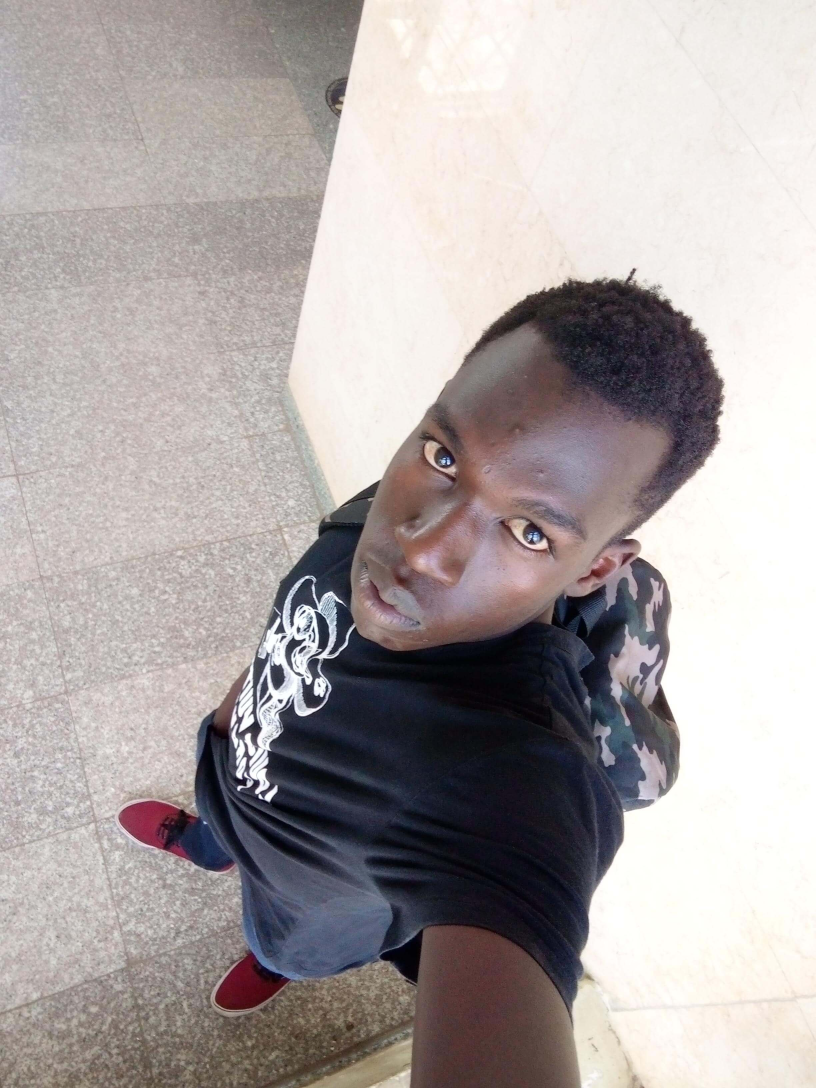
#> input picture images/Profile-image-edit2.jpg, 2448 x 3264 px (shown at 1/3 size)
$ python optimize_profile.py
#> lines starting #> are read from the running program, lines starting #| are printed output that depends on the picture
from PIL import Image, ImageFilter, ExifTags
import os

src = os.path.join('images', 'Profile-image-edit2.jpg')
dst = os.path.join('images', 'Profile-image-edit2.jpg')

print('src exists:', os.path.exists(src))
img = Image.open(src)
#> img is the input picture: PIL image 2448x3264 RGB; mean R, G, B 172.5, 165.3, 164.9
# auto-orient
try:
    ex = img._getexif() or {}
#> ex = 0 items
    orient_k = None
    for k, v in ExifTags.TAGS.items():
        if v == 'Orientation':
            orient_k = k
            break
    orient = ex.get(orient_k, 1)
#> orient = 1
    if orient == 3:
        img = img.rotate(180, expand=True)
    elif orient == 6:
        img = img.rotate(270, expand=True)
    elif orient == 8:
        img = img.rotate(90, expand=True)
except Exception as e:
    print('orient error', e)

# center-crop to square
w, h = img.size
#> w = 2448; h = 3264
minside = min(w, h)
#> minside = 2448
left = (w - minside)//2
#> left = 0
top = (h - minside)//2
#> top = 408
img = img.crop((left, top, left+minside, top+minside))
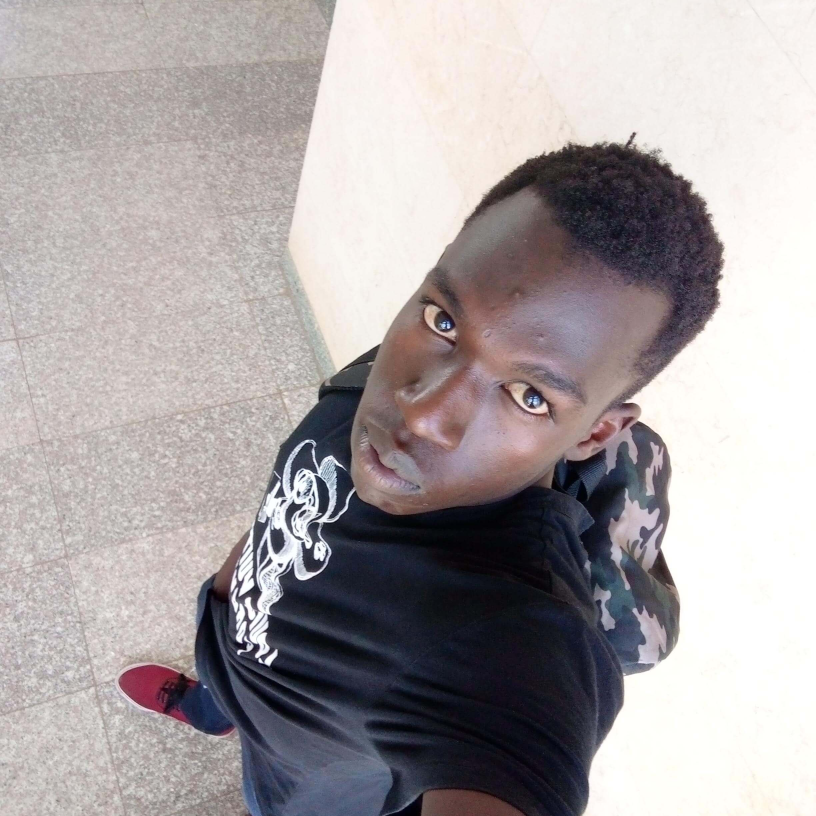
#> img: PIL image 2448x2448 RGB (shown at 1/3 size); mean R, G, B 169, 162.7, 164.1
# resize to 1000px for quality
img = img.resize((1000, 1000), Image.LANCZOS)
#> img: PIL image 1000x1000 RGB
# sharpen
img = img.filter(ImageFilter.UnsharpMask(radius=1, percent=150, threshold=3))
# save
img.save(dst, format='JPEG', quality=88, optimize=True, progressive=True)
orig_size = os.path.getsize(src)
new_size = os.path.getsize(dst)
print(f'saved: {dst} ({orig_size} -> {new_size} bytes)')
print('Done')
